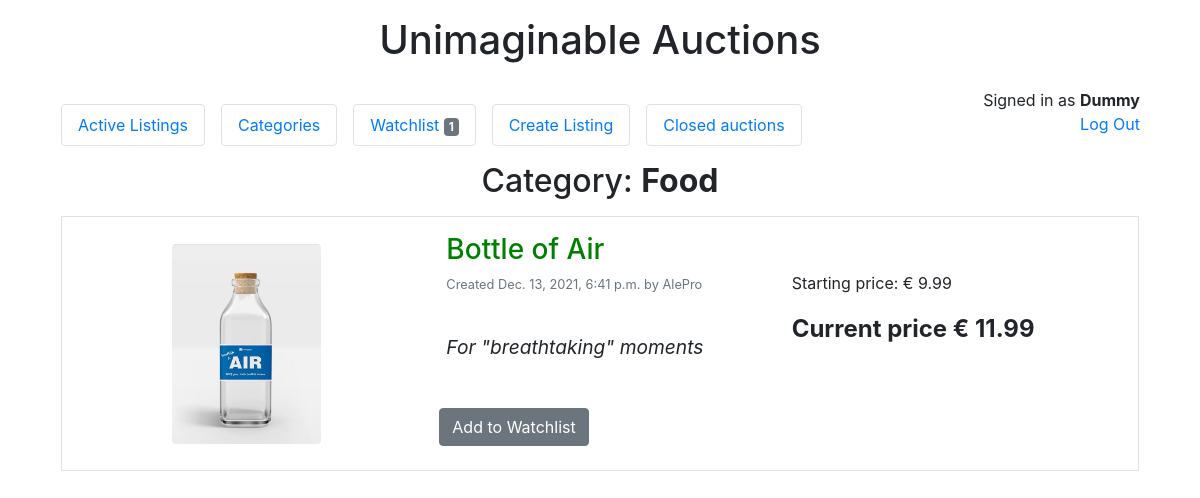
The app's page /display_category/Food (signed in) with its own data.
### auctions/models.py (models this page shows, shortened)
class User(AbstractUser):
    pass

class Category(models.Model):
    CATEGORY_CHOICES = (
        ('Generic', 'Generics'),
        ('Fashion', 'Fashion'),
        ('Toys', 'Toys'),
        ('Electronics', 'Electronics'),
        ('Home', 'Home'),
        ('Pets', 'Pets'),
        ('Cool Stuff', 'Cool Stuff'),
        ('Food', 'Food'),
        ('Books', 'Books'),
    )
    category = models.CharField(max_length=16, choices=CATEGORY_CHOICES)

class Listing(models.Model):
    demo_hardcoded_path = models.CharField(max_length=32, blank=True, null=True)
    is_active = models.BooleanField(default='True')
    winner = models.ForeignKey(User, on_delete=models.CASCADE, related_name='won', blank=True, null=True)
    img = models.ImageField(upload_to='products', null=True, blank=True)
    name_article = models.CharField(max_length=64)
    category = models.ForeignKey(Category, on_delete=models.CASCADE, related_name="listings")
    price = models.DecimalField(max_digits=7, decimal_places=2)
    description = models.CharField(max_length=255)
    created_by = models.ForeignKey(User, on_delete=models.CASCADE, related_name="listings", default=0)
    created_on = models.DateTimeField(auto_now_add=True)
    updated_on = models.DateTimeField(auto_now=True)

class Bid(models.Model):
    bid_amount = models.DecimalField(max_digits=7, decimal_places=2)
    bid_listings_id = models.ForeignKey(Listing, on_delete=models.CASCADE, related_name="bid_listing", blank=True)
    bid_created_by_id = models.ForeignKey(User, on_delete=models.CASCADE, related_name="bid_user", blank=True)
    bid_created_on = models.DateTimeField(auto_now_add=True)

### auctions/views.py (the view)
# urls.py: path("display_category/<str:category_type>", views.display_category, name="display_category"),
@login_required
def display_category(request, category_type):
    category_list = []
    for l in Listing.objects.all():
        if category_type == l.category.category:
            category_list.append(l)
    try:
        watch_count = len(request.user.watchlist.get().products.all())
    except:
        watch_count = 0
    return render(request, 'auctions/display_category.html', {
        "category_list": category_list,
        "category_type": category_type,
        "watch_count": watch_count
        })

### auctions/templates/auctions/display_category.html
{% extends "auctions/layout.html" %}
{% load static %}
{% block body %}
    <div>
        <h2> Category: <b> {{ category_type }} </b></h2>
    </div>
    {% for l in category_list %}
        {% include "auctions/layout_listing.html" %}
    {% empty %}
        <ul class="container">
            <li class="m-5">No listings</li>
        </ul>
    {% endfor %}
{% endblock %}

### auctions/templates/auctions/layout.html (shortened to what this page needs)
{% load static %}
<!DOCTYPE html>
<html lang="en">
    <head>
        <link rel="stylesheet" href="https://stackpath.bootstrapcdn.com/bootstrap/4.4.1/css/bootstrap.min.css">
        <link rel="stylesheet" href="{% static 'auctions/styles.css' %}">
    </head>
    <body>
        <div class="container">
            <h1 class="text-center p-3">Unimaginable Auctions</h1>
        </div>
        <div class="container d-flex sticky-top bg-white">
            {% with url_name=request.path %}
            <ul class="nav nav-pills m-3">
                <li class="nav-item mr-3">
                {% url 'index' as index %}
                    <a class="nav-link border {% if url_name == index %}active{% endif %}" href="{% url 'index' %}">
                        Active Listings
                    </a>
                </li>
                {% if user.is_authenticated %}
                    <li class="nav-item mr-3">
                        {% url 'categories' as cat %}
                        {% url 'display_category' as display_cat %}
                        <a class="nav-link border {% if url_name == cat or url_name == display_cat %}active{% endif %}" href="{% url 'categories' %}">
                            Categories
                        </a>
                    </li>
                    <li class="nav-item mr-3">
                        {% url 'watchlist' as watch %}
                        <a class="nav-link border {% if url_name == watch %}active{% endif %}" href="{% url 'watchlist' %}">
                            Watchlist <span class="badge badge-secondary">{{ watch_count }}</span>
                        </a>
                    </li>
                    <li class="nav-item mr-3">
                        {% url 'create_listing' as create_l %}
                        <a class="nav-link border {% if url_name == create_l %}active{% endif %}" href="{% url 'create_listing' %}">
                            Create Listing
                        </a>
                    </li>
                    <li class="nav-item mr-3">
                        {% url 'closed_auctions' as closed_auct %}
                        <a class="nav-link border {% if url_name == closed_auct %}active{% endif %}" href="{% url 'closed_auctions' %}">
                            Closed auctions
                        </a>
                    </li>
                {% endif %}
            </ul>
            {% endwith %}
            <div class="col justify-content-end text-right">
                {% if user.is_authenticated %}
                    <p class="signed-in-text">Signed in as <strong>{{ user.username }}</strong></p>
                    <a href="{% url 'logout' %}">Log Out</a>
                {% else %}
                    <p>Not signed in.</p>
                {% endif %}
            </div>
        </div>
        {% block body %}
        {% endblock %}
    </body>
</html>

### auctions/templates/auctions/layout_listing.html (shortened to what this page needs)
{% load static %}
<div class="container">
    <div class="listing-box row m-3 p-2 border">
        <div class="left-big-col col-4 align-self-center d-flex justify-content-center">
            <a href="{% url 'listing' l.id %}">
                <img src="{% static 'media/products/' %}{{ l.demo_hardcoded_path }}" class="img-fluid rounded" alt="{{ l.name_article }}">
            </a>
        </div>
        <div class="right-big-content-col col">
            <div class="right-big-content-row row p-2">
                <div class="listing-info-col-topleft col">
                    <h3>
                        <a href="{% url 'listing' l.id %}" class="listing-title">
                            {{ l.name_article }} {% if not l.is_active %} (CLOSED) {% endif %}
                        </a>
                    <p class="listing-date text-muted">Created {{ l.created_on }} by {{ l.created_by }}</p>
                    <p class="listing-description"><i>{{ l.description }}</i></p>
                </div>
                <div class="listing-price-col-topright col align-self-center">
                    <p>Starting price: € {{ l.price }}</p>
                    <p class="current-price"><strong>
                        {% if l.is_active %}
                            {% if l.bid_listing.last.bid_amount > l.price %}
                                Current price € {{ l.bid_listing.last.bid_amount }}
                            {% else %}
                                <p class="text-muted">No bids yet</div>
                            {% endif%}
                        {% endif %}
                    </strong></p>
                </div>
                <div class="buttons-col-bottom">
                    {% if l.is_active %}
                        {% if user.is_authenticated %}
                            {% if l in user.watchlist.get.products.all %}
                                <a class="btn btn-warning m-2" href="{% url 'remove_watchlist' l.id %}">
                                    Remove from Watchlist
                                </a>
                            {% else %}
                                <a class="btn btn-secondary m-2" href="{% url 'add_watchlist' l.id %}">
                                    Add to Watchlist
                                </a>
                            {% endif %}
                        {% else %}
                            <a class="btn btn-secondary m-2" href="{% url 'login' %}">
                                Login for Watchlist
                            </a>
                        {% endif %}
                    {% endif %}
                </div>
            </div>
        </div>
    </div>
</div>

### auctions/static/auctions/styles.css (style rules this page uses)
h2 { text-align: center; }
h3 a { color: green; }
img { max-height: 200px; }
.signed-in-text { margin-bottom: 0; }
.text-muted { font-size: 0.8em; }
.current-price { font-size: 1.5em; }
.listing-description { font-size: 1.2em; margin: 2em 0; }

### records on screen
User: username "Dummy"
Category: category "Food"
Listing: demo_hardcoded_path (picture), name_article "Bottle of Air", created_on "Dec. 13, 2021, 6:41 p.m.", created_by "AlePro", description "For \"breathtaking\" moments", price "9.99", bid_listing.last.bid_amount "11.99", is_active "Add to Watchlist"

### other values on screen
{{ watch_count }} "1"
